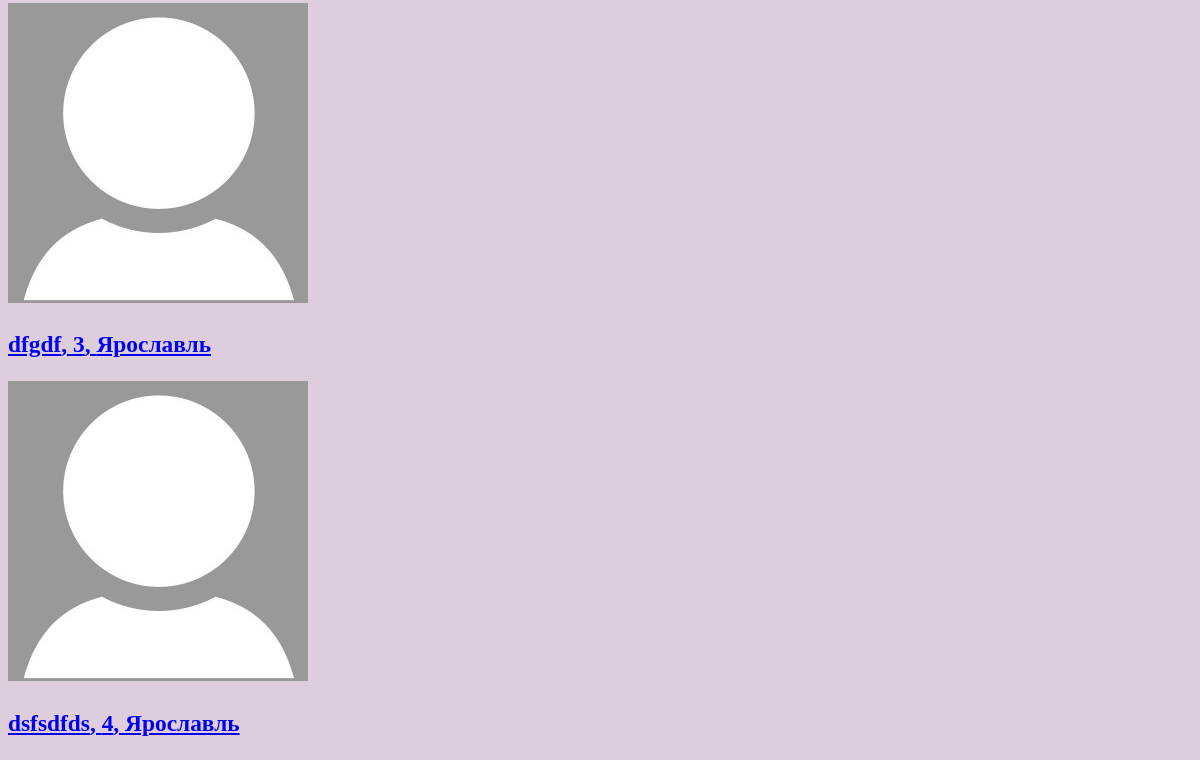
Before: /searching/profiles/ (lower part) with the older database file.
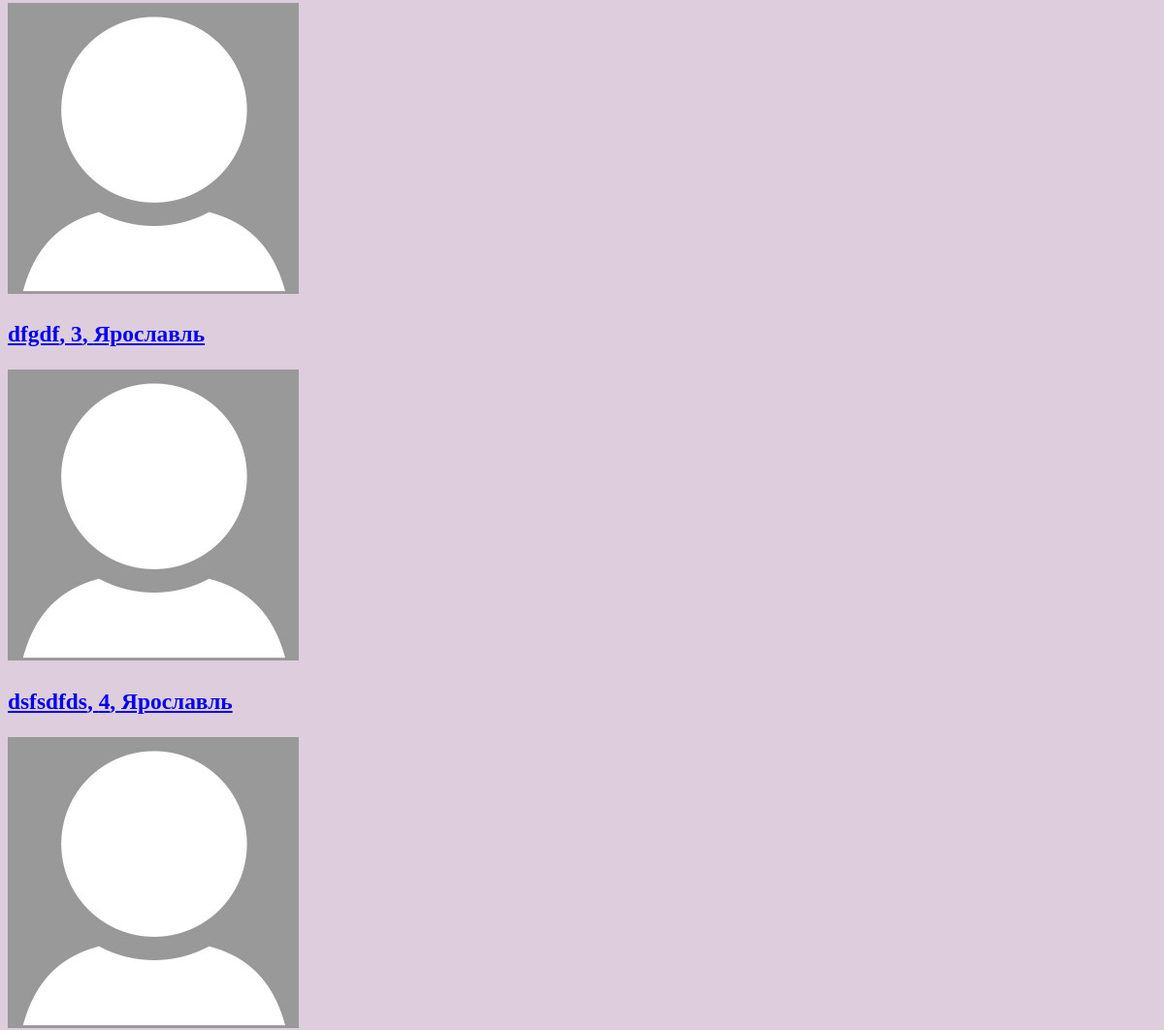
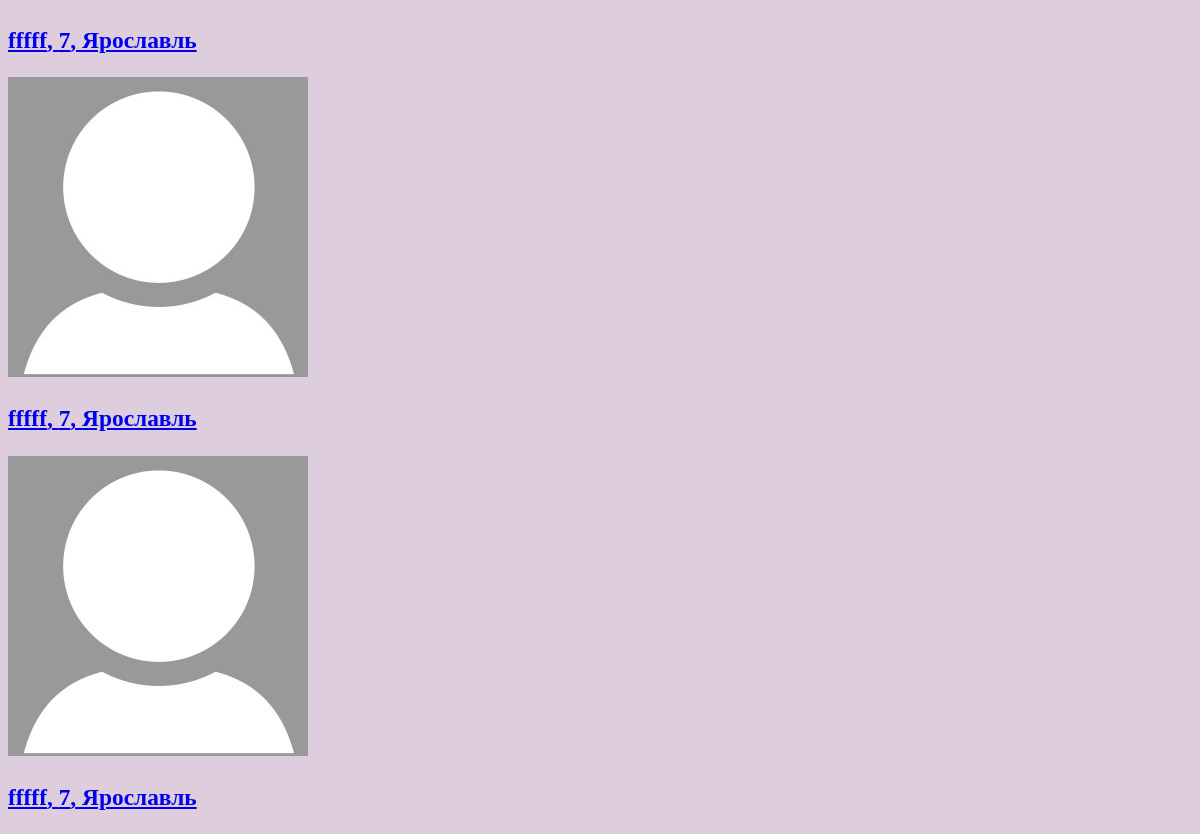
After: the same page with the newer database file (2 pictures, top to bottom).
### searching/models.py (models this page shows, shortened)
class Profile(models.Model):
    genders = (
        ('Парень', 'Парень'),
        ('Девушка', 'Девушка')
    )
    point_of_searching_list = (
        ('Отношения', 'Отношения'),
        ('Свидания', 'Свидания'),
        ('Дружба', 'Дружба'),
        ('Общение', 'Общение'),
    )
    name = models.CharField ('Имя', max_length=50)
    avatar = models.ImageField ('Фото', upload_to='photos/users', default='photos/users/default_avatar.jpg')
    age = models.IntegerField("Возраст")
    gender = models.CharField ("Пол", choices=genders, max_length=30, default=genders[0])
    point_of_searching = models.CharField ("Цель знакомства", choices=point_of_searching_list, max_length=30, default=point_of_searching_list[0])
    city = models.CharField ('Город', max_length=100, default="Не указано")
    description = models.TextField ('О себе', max_length=50)
    social = models.CharField ('Ссылка на соцсеть', max_length=50, default='@name')
    user = models.ForeignKey(User, verbose_name='Автор анкеты', on_delete=models.CASCADE)
    class Meta:
        verbose_name = "Анкета"
        verbose_name_plural = "Анкеты"

### searching/views.py (the view)
# urls.py: path('profiles/', views.ProfileViewAll.as_view(), name='allprofiles'), #все профили
class ProfileViewAll(View):
    def get(self, request):
        profiles = Profile.objects.all()
        return render(request, 'searching/searching.html', {'profile_list': profiles})

### templates/searching/searching.html (shortened to what this page needs)
{% load static %}
<!DOCTYPE html>
<html>
    <head>
        <link rel="stylesheet" href="{% static 'css/style.css' %}" type="text/css">
    </head>
    <body style="font-size: 20px;">
        {% for profile in profile_list %}
        <img src="{{profile.avatar.url}}"  style="max-width: 30%;">
        <a href="{{profile.id}}"><h3>{{profile.name}}, {{profile.age}}, {{profile.city}}</h3></a>
        {% endfor %}
    </body>
</html>

Changed rows visible on the page:
added Profile: avatar (placeholder picture), name "fffff", age "7", city "Ярославль"
added Profile: avatar (placeholder picture), name "fffff", age "7", city "Ярославль"
added Profile: avatar (placeholder picture), name "fffff", age "7", city "Ярославль"
